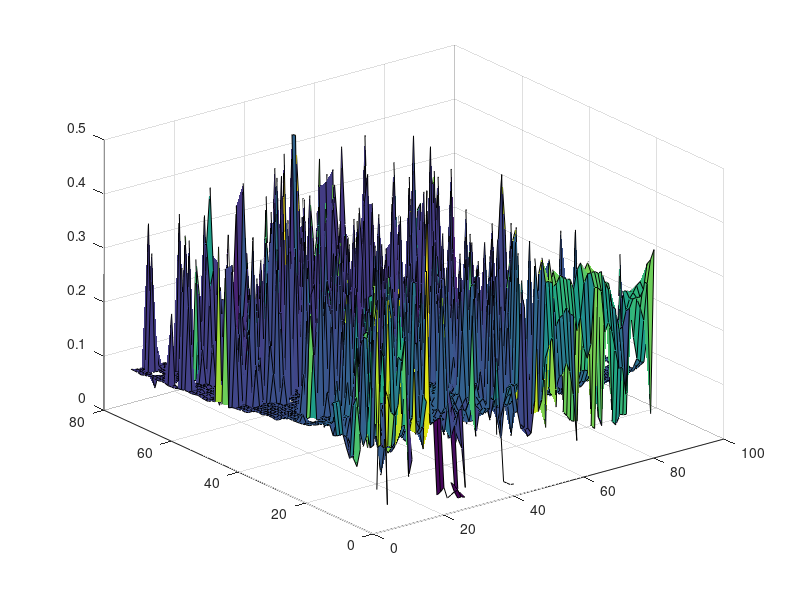
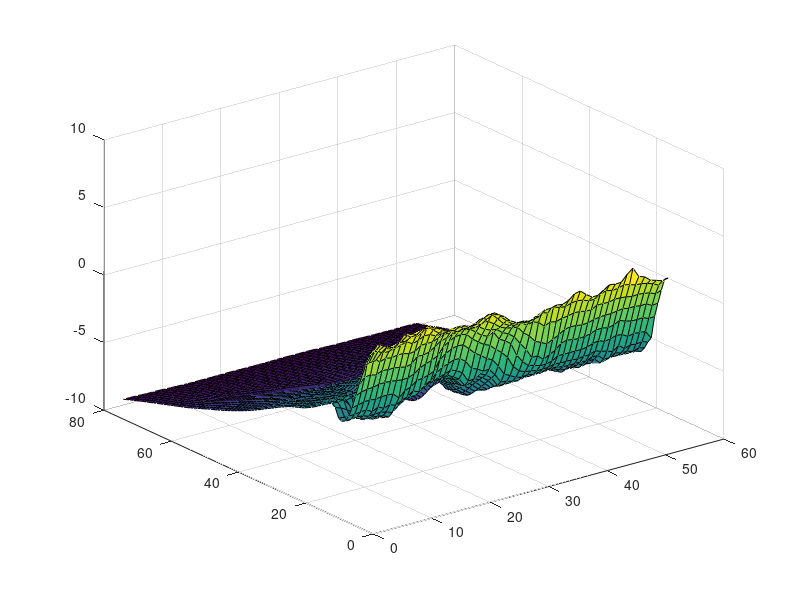

These charts were generated, in order, by the following MATLAB code:
clc
clear all
load('072216wavenumbers','wavenum');
load('072216wavefrequences','wavefreq');

%% Plot one piece

Z = squeeze(wavenum(1,:,:,12));
%Remove fake value (elements >1 or negative)
rm_id = find(abs(Z) > 1);
Z(rm_id) = NaN;

figure
surf(Z)

%For statistic forcasting through time series
%take wavenum of four types of waves
%Denote as Stat_wavenum
Stat_wavenum = 1/4 * (wavenum(1,:,:,:) + wavenum(2,:,:,:) + ...
                wavenum(3,:,:,:) + wavenum(4,:,:,:));
%squeeze it and denote as Stat_Z(3d matrix)            
Stat_Z = squeeze(Stat_wavenum(:,:,:,:));

W = squeeze(wavefreq(1,:,:,12));

%Remove fake value (elements >1 or negative)
rm_id = find(W < 0);
W(rm_id) = NaN;

figure
surf(W)

%% Plot wave Height
%Load Height data
load('072216Height.mat', 'T')
size(T)
%Height row is Depth on [x, y].
%Coordinate x is 50:12:950,
%Coordinate y is -100:24:1100
length(T(:, 3))
Depth = reshape(T(:, 3), [76, 51])

surf(Depth)











